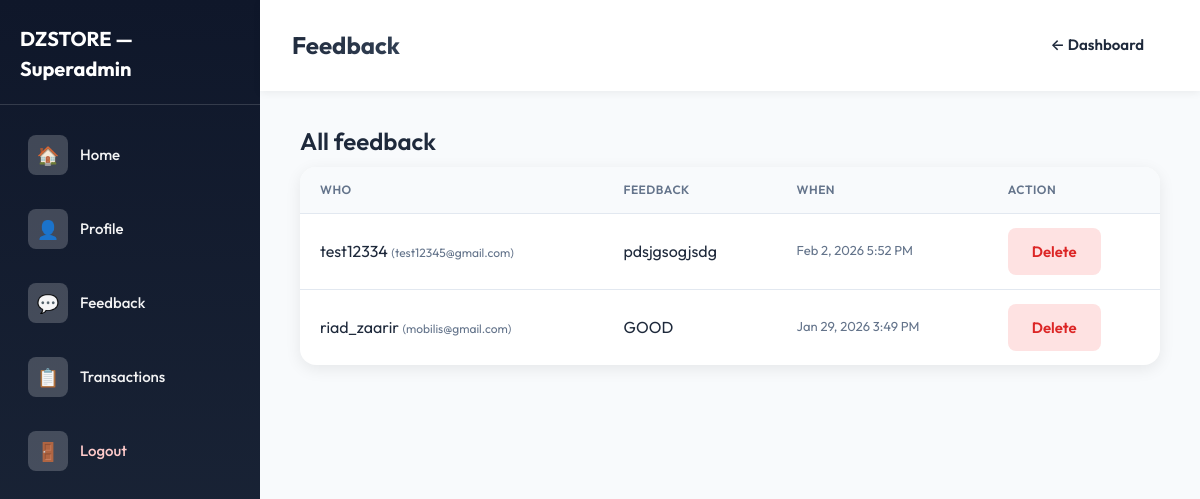
The app's page /superadmin/feedback/ (signed in) with its own data.
### accounts/models.py (models this page shows, shortened)
class Feedback(models.Model):
    user = models.ForeignKey(
        Client,
        on_delete=models.CASCADE,
        related_name="feedback_entries",
    )
    text = models.CharField(max_length=500)
    created_at = models.DateTimeField(auto_now_add=True)
    class Meta:
        ordering = ["-created_at"]

class Client(AbstractUser):
    email = models.EmailField(unique=True)
    age = models.PositiveIntegerField(
        validators=[MinValueValidator(18)],
        null=True,
        blank=False,
    )

### accounts/views.py (the view)
# urls.py: path('superadmin/feedback/', superadmin_feedback_view, name='superadmin_feedback'),
@login_required
def superadmin_feedback_view(request):
    if not getattr(request.user, "is_superuser", False):
        messages.error(request, "Access denied. Superadmin only.")
        return redirect("superadmin_login")
    feedback_list = Feedback.objects.select_related("user").order_by("-created_at")
    return render(request, "accounts/superadmin_feedback.html", {"feedback_list": feedback_list})

### accounts/context_processors.py (called while the page is built)
def seller_notifications(request):
    if not request.user.is_authenticated:
        return {"seller_unread_notifications": 0}
    if not Seller.objects.filter(user=request.user).exists():
        return {"seller_unread_notifications": 0}
    seller = Seller.objects.get(user=request.user)
    count = Notification.objects.filter(seller=seller, is_read=False).count()
    return {"seller_unread_notifications": count}

### accounts/templates/accounts/superadmin_feedback.html (shortened to what this page needs)
{% extends "accounts/base_superadmin.html" %}
{% block header_title %}Feedback{% endblock %}
{% block header_actions %}
    <a href="{% url 'superadmin_home' %}" class="btn btn-ghost">← Dashboard</a>
{% endblock %}
{% block content %}
    <h2 class="page-title">All feedback</h2>
    <div class="table-wrap">
        <table>
            <thead>
                <tr>
                    <th>Who</th>
                    <th>Feedback</th>
                    <th>When</th>
                    <th>Action</th>
                </tr>
            </thead>
            <tbody>
                {% for fb in feedback_list %}
                    <tr>
                        <td>{{ fb.user.username }}{% if fb.user.email %} <span style="color:#64748b; font-size:12px;">({{ fb.user.email }})</span>{% endif %}</td>
                        <td style="max-width:320px; word-break:break-word;">{{ fb.text }}</td>
                        <td style="white-space:nowrap; font-size:13px; color:#64748b;">{{ fb.created_at|date:"M j, Y g:i A" }}</td>
                        <td>
                            <form method="post" action="{% url 'superadmin_feedback_delete' fb.id %}" style="display:inline;" onsubmit="return confirm('Delete this feedback?');">
                                <button type="submit" class="btn btn-danger">Delete</button>
                            </form>
                        </td>
                    </tr>
                {% empty %}
                    <tr class="empty-row"><td colspan="4">No feedback yet.</td></tr>
                {% endfor %}
            </tbody>
        </table>
    </div>
{% endblock %}

### accounts/static/accounts/css/dzstore.css (style rules this page uses)
:root { --font: 'Outfit', -apple-system, BlinkMacSystemFont, sans-serif; --radius-sm: 8px; --radius-md: 12px; --radius-lg: 16px; --radius-xl: 20px; --shadow-sm: 0 2px 8px rgba(0,0,0,0.06); --shadow-md: 0 4px 16px rgba(0,0,0,0.08); --shadow-lg: 0 8px 32px rgba(0,0,0,0.12); --transition: 0.2s ease; --primary: #6366f1; --primary-dark: #4f46e5; --primary-light: #818cf8; --accent: #8b5cf6; --sidebar-from: #4f46e5; --sidebar-to: #7c3aed; --gradient: linear-gradient(135deg, var(--primary) 0%, var(--accent) 100%); --sidebar-bg: linear-gradient(180deg, var(--sidebar-from), var(--sidebar-to)); --btn-bg: var(--gradient); --focus-ring: rgba(99, 102, 241, 0.25); --card-accent: var(--accent); --danger: #dc2626; --danger-bg: #fee2e2; --success-bg: #dcfce7; --success-text: #166534; --warning-bg: #fef3c7; --warning-text: #92400e; }
.theme-superadmin { --primary: #1e293b; --primary-dark: #0f172a; --primary-light: #334155; --accent: #475569; --sidebar-from: #0f172a; --sidebar-to: #1e293b; --gradient: linear-gradient(135deg, #1e293b 0%, #334155 100%); --sidebar-bg: linear-gradient(180deg, var(--sidebar-from), var(--sidebar-to)); --btn-bg: var(--gradient); --focus-ring: rgba(30, 41, 59, 0.2); --card-accent: #1e293b; }
*, *::before, *::after { margin: 0; padding: 0; box-sizing: border-box; }
html { scroll-behavior: smooth; }
body { font-family: var(--font); font-size: 16px; line-height: 1.5; color: #1e293b; background: #f1f5f9; min-height: 100vh; -webkit-font-smoothing: antialiased; }
.layout-app { display: flex; min-height: 100vh; overflow-x: hidden; }
.page-title { font-size: 24px; font-weight: 600; color: #1e293b; margin-bottom: 8px; }
.btn { display: inline-flex; align-items: center; justify-content: center; gap: 8px; padding: 14px 24px; font-family: var(--font); font-size: 15px; font-weight: 600; border-radius: var(--radius-sm); border: none; cursor: pointer; text-decoration: none; transition: transform var(--transition), box-shadow var(--transition), opacity var(--transition); }
.btn-ghost { background: transparent; color: var(--primary); font-weight: 600; }
.theme-superadmin .btn-ghost { color: var(--primary); }
.btn-danger { background: var(--danger-bg); color: var(--danger); }
.table-wrap { background: #fff; border-radius: var(--radius-lg); box-shadow: var(--shadow-md); overflow: hidden; }
.table-wrap table { width: 100%; border-collapse: collapse; }
.table-wrap th, .table-wrap td { padding: 14px 20px; text-align: left; border-bottom: 1px solid #e2e8f0; }
.table-wrap th { background: #f8fafc; font-weight: 600; font-size: 12px; color: #64748b; text-transform: uppercase; letter-spacing: 0.5px; }
.table-wrap tr:last-child td { border-bottom: none; }

### records on screen
Feedback: user.username "test12334", user.email "test12345@gmail.com", text "pdsjgsogjsdg", created_at "Feb 2, 2026 5:52 PM"
Feedback: user.username "riad_zaarir", user.email "mobilis@gmail.com", text "GOOD", created_at "Jan 29, 2026 3:49 PM"
